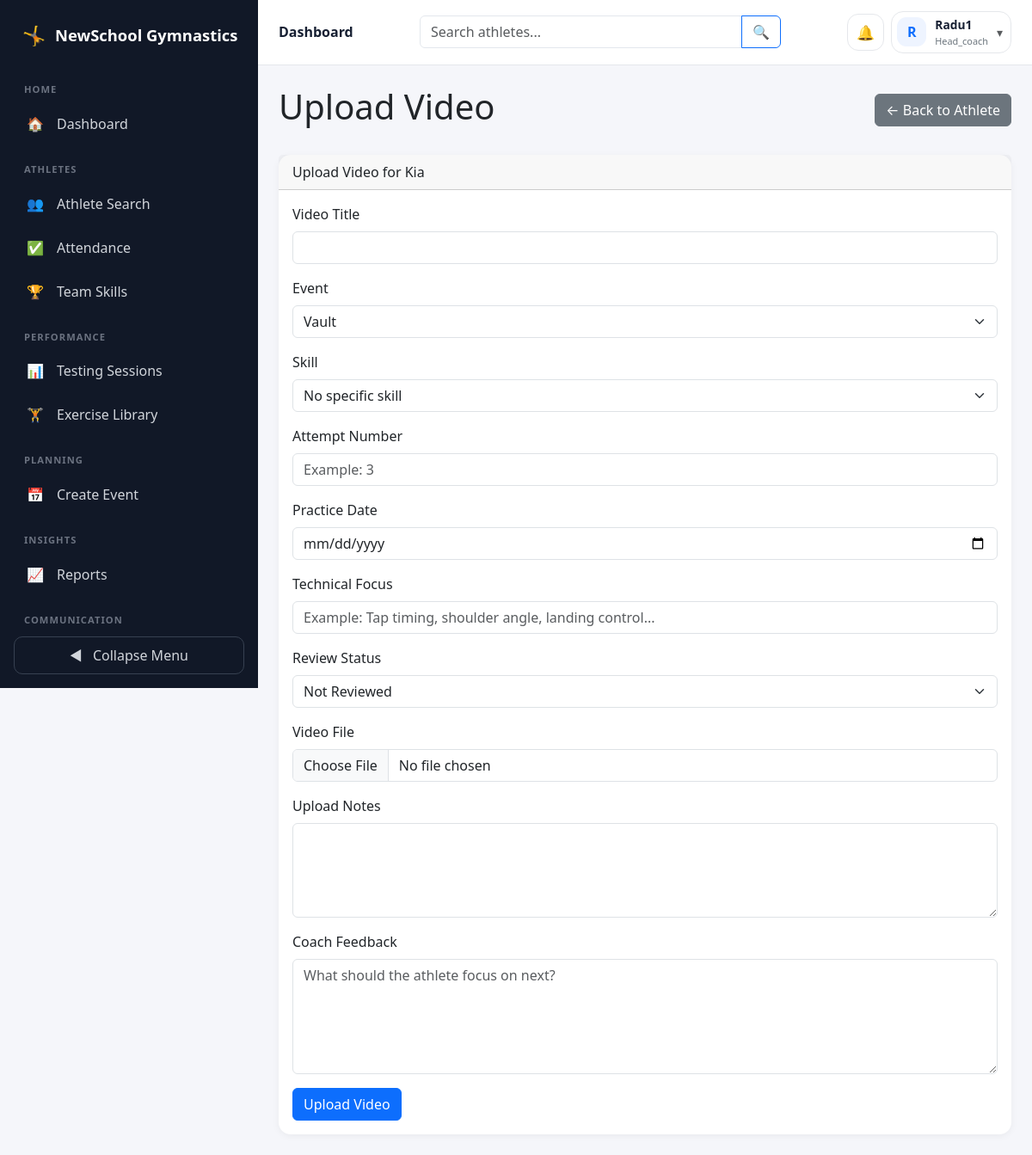
/coaches/athlete/7/videos/upload/ (signed in), run on the app's committed database.
### accounts/models.py (models this page shows)
class User(AbstractUser):
    ROLE_CHOICES = [
        ('admin', 'Admin'),
        ('head_coach', 'Head Coach'),
        ('coach', 'Coach'),
        ('athlete', 'Athlete'),
        ('parent', 'Parent'),
    ]
    role = models.CharField(max_length=20, choices=ROLE_CHOICES)

### coaches/views.py (the view, shortened to what this page needs)
@login_required
def upload_athlete_video(request, athlete_id):
    if request.user.role not in ['coach', 'head_coach']:
        return render(request, 'coaches/not_allowed.html', {
            'role': request.user.role,
            'username': request.user.username,
        })
    if request.user.role == 'head_coach':
        assignment = CoachAthleteAssignment.objects.filter(
            athlete_id=athlete_id
        ).select_related('athlete').first()
    else:
        assignment = CoachAthleteAssignment.objects.filter(
            coach=request.user,
            athlete_id=athlete_id
        ).select_related('athlete').first()
    if not assignment:
        return render(request, 'coaches/not_allowed.html', {
            'role': request.user.role,
            'username': request.user.username,
        })
    athlete = assignment.athlete
    skills = Skill.objects.all().order_by('event', 'name')
    return render(request, 'coaches/upload_athlete_video.html', {
        'athlete': athlete,
        'skills': skills,
        'event_choices': AthleteVideo.EVENT_CHOICES,
    })

### coaches/templates/coaches/upload_athlete_video.html (shortened to what this page needs)
{% extends "base.html" %}
{% block content %}
<div class="d-flex justify-content-between align-items-center mb-4">
    <h1>Upload Video</h1>
    <a href="{% url 'athlete_detail' athlete.id %}" class="btn btn-secondary">
        ← Back to Athlete
    </a>
</div>
<div class="card">
    <div class="card-header">
        Upload Video for {{ athlete.username }}
    </div>
    <div class="card-body">
        <form method="POST" enctype="multipart/form-data">
            <div class="mb-3">
                <label class="form-label">Video Title</label>
                <input type="text" name="title" class="form-control" required>
            </div>
            <div class="mb-3">
                <label class="form-label">Event</label>
                <select name="event" class="form-select" required>
                    {% for value, label in event_choices %}
                        <option value="{{ value }}">{{ label }}</option>
                    {% endfor %}
                </select>
            </div>
            <div class="mb-3">
                <label class="form-label">Skill</label>
                <select name="skill" class="form-select">
                    <option value="">No specific skill</option>
                </select>
            </div>
            <div class="mb-3">
                <label class="form-label">Attempt Number</label>
                <input
                    type="number"
                    name="attempt_number"
                    class="form-control"
                    min="1"
                    placeholder="Example: 3"
                >
            </div>
            <div class="mb-3">
                <label class="form-label">Practice Date</label>
                <input type="date" name="practice_date" class="form-control">
            </div>
            <div class="mb-3">
                <label class="form-label">Technical Focus</label>
                <input
                    type="text"
                    name="technical_focus"
                    class="form-control"
                    placeholder="Example: Tap timing, shoulder angle, landing control..."
                >
            </div>
            <div class="mb-3">
                <label class="form-label">Review Status</label>
                <select name="review_status" class="form-select">
                    <option value="not_reviewed">Not Reviewed</option>
                </select>
            </div>
            <div class="mb-3">
                <label class="form-label">Video File</label>
                <input
                    type="file"
                    name="video_file"
                    class="form-control"
                    accept="video/*"
                    required
                >
            </div>
            <div class="mb-3">
                <label class="form-label">Upload Notes</label>
                <textarea name="notes" rows="4" class="form-control"></textarea>
            </div>
            <div class="mb-3">
                <label class="form-label">Coach Feedback</label>
                <textarea
                    name="coach_feedback"
                    rows="5"
                    class="form-control"
                    placeholder="What should the athlete focus on next?"
                ></textarea>
            </div>
            <button type="submit" class="btn btn-primary">
                Upload Video
            </button>
        </form>
    </div>
</div>
{% endblock %}

### templates/base.html (shortened to what this page needs)
<!DOCTYPE html>
<html lang="en">
<head>
    <link
        href="https://cdn.jsdelivr.net/npm/bootstrap@5.3.3/dist/css/bootstrap.min.css"
        rel="stylesheet"
    >
</head>
<body>
<div class="d-flex app-shell">
    <nav
        class="sidebar"
        id="sidebar"
    >
        <div class="sidebar-brand">
            <span class="sidebar-brand-icon">
                🤸
            </span>
            <span class="brand-text">
                NewSchool Gymnastics
            </span>
        </div>
        <div class="sidebar-navigation">
            {% if user.is_authenticated %}
                {% if user.role == 'coach' or user.role == 'head_coach' %}
                    <div class="sidebar-section">
                        Home
                    </div>
                    <a
                        href="{% url 'coach_dashboard' %}"
                        class="sidebar-link"
                        title="Dashboard"
                    >
                        <span class="sidebar-icon">
                            🏠
                        </span>
                        <span class="sidebar-label">
                            Dashboard
                        </span>
                    </a>
                    <div class="sidebar-section">
                        Athletes
                    </div>
                    <a
                        href="{% url 'athlete_search' %}"
                        class="sidebar-link"
                        title="Athlete Search"
                    >
                        <span class="sidebar-icon">
                            👥
                        </span>
                        <span class="sidebar-label">
                            Athlete Search
                        </span>
                    </a>
                    <a
                        href="{% url 'take_attendance' %}"
                        class="sidebar-link"
                        title="Attendance"
                    >
                        <span class="sidebar-icon">
                            ✅
                        </span>
                        <span class="sidebar-label">
                            Attendance
                        </span>
                    </a>
                    <a
                        href="{% url 'team_skills_dashboard' %}"
                        class="sidebar-link"
                        title="Team Skills"
                    >
                        <span class="sidebar-icon">
                            🏆
                        </span>
                        <span class="sidebar-label">
                            Team Skills
                        </span>
                    </a>
                    <div class="sidebar-section">
                        Performance
                    </div>
                    <a
                        href="{% url 'testing_session_list' %}"
                        class="sidebar-link"
                        title="Testing Sessions"
                    >
                        <span class="sidebar-icon">
                            📊
                        </span>
                        <span class="sidebar-label">
                            Testing Sessions
                        </span>
                    </a>
                    <a
                        href="{% url 'testing_exercise_list' %}"
                        class="sidebar-link"
                        title="Exercise Library"
                    >
                        <span class="sidebar-icon">
                            🏋️
                        </span>
                        <span class="sidebar-label">
                            Exercise Library
                        </span>
                    </a>
                    <div class="sidebar-section">
                        Planning
                    </div>
                    <a
                        href="{% url 'add_event' %}"
                        class="sidebar-link"
                        title="Create Event"
                    >
                        <span class="sidebar-icon">
                            📅
                        </span>
                        <span class="sidebar-label">
                            Create Event
                        </span>
                    </a>
                    <div class="sidebar-section">
                        Insights
                    </div>
                    <a
                        href="{% url 'report_center' %}"
                        class="sidebar-link"
                        title="Reports Center"
                    >
                        <span class="sidebar-icon">
                            📈
                        </span>
                        <span class="sidebar-label">
                            Reports
                        </span>
                    </a>
                {% endif %}
                <div class="sidebar-section">
                    Communication
                </div>
            {% endif %}
        </div>
        <div class="sidebar-toggle-wrapper">
            <button
                type="button"
                class="sidebar-toggle"
                id="sidebar-toggle"
            >
                <span id="toggle-icon">
                </span>
                <span
                    class="toggle-label ms-2"
                    id="toggle-label"
                >
                </span>
            </button>
        </div>
    </nav>
    <div class="main-area">
        <header class="topbar">
            <div class="d-flex flex-wrap justify-content-between align-items-center gap-3">
                <div class="d-flex align-items-center gap-3">
                    <div class="topbar-title">
                        {% block page_header %}
                            Dashboard
                        {% endblock %}
                    </div>
                </div>
                {% if user.is_authenticated %}
                    {% if user.role == 'coach' or user.role == 'head_coach' %}
                        <form
                            method="get"
                            action="{% url 'athlete_search' %}"
                            class="topbar-search"
                        >
                            <div class="input-group">
                                <input
                                    type="search"
                                    name="q"
                                    class="form-control"
                                    placeholder="Search athletes..."
                                    aria-label="Search athletes"
                                >
                                <button
                                    class="btn btn-outline-primary"
                                    type="submit"
                                    aria-label="Search"
                                >
                                    🔍
                                </button>
                            </div>
                        </form>
                    {% endif %}
                {% endif %}
                {% if user.is_authenticated %}
                    <div class="d-flex align-items-center gap-2">
                        <div class="dropdown">
                            <button
                                class="notification-bell-button"
                                type="button"
                                data-bs-toggle="dropdown"
                                data-bs-auto-close="outside"
                                aria-expanded="false"
                                aria-label="Open notifications"
                            >
                                🔔
                            </button>
                        </div>
                        <div class="dropdown">
                            <button
                                class="user-menu-button"
                                type="button"
                                data-bs-toggle="dropdown"
                                aria-expanded="false"
                            >
                                <span class="user-avatar">
                                    {% if user.first_name %}
                                        {{ user.first_name|first }}
                                    {% else %}
                                        {{ user.username|first }}
                                    {% endif %}
                                </span>
                                <span class="user-menu-details text-start">
                                    <span class="user-menu-name d-block">
                                        {% if user.get_full_name %}
                                            {{ user.get_full_name }}
                                        {% else %}
                                            {{ user.username }}
                                        {% endif %}
                                    </span>
                                    <span class="user-menu-role d-block">
                                        {{ user.role|default:"User" }}
                                    </span>
                                </span>
                                <span class="text-muted small">
                                    ▾
                                </span>
                            </button>
                        </div>
                    </div>
                {% endif %}
            </div>
        </header>
        <main class="main-content">
            {% block content %}
            {% endblock %}
        </main>
    </div>
</div>
</body>
</html>

### data on the page
User: username|first "R", username "Radu1", role "Head_coach"
User: username "Kia"

### other printed values
form field event "Vault"
